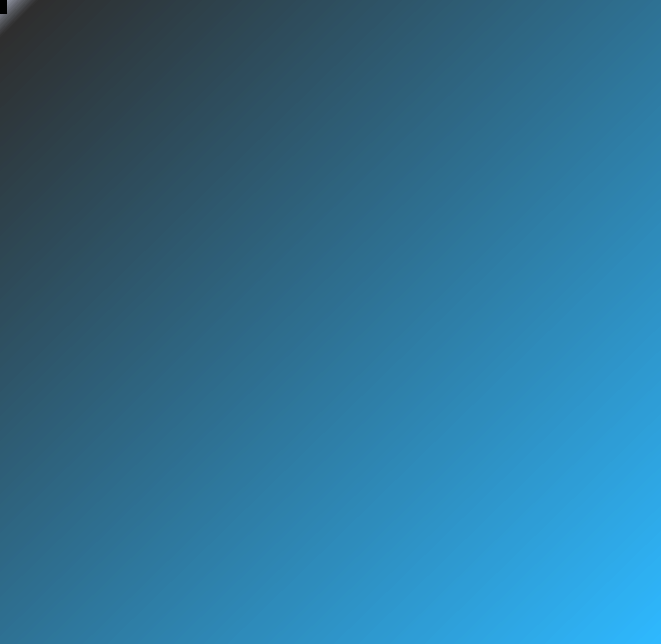
<?xml version="1.0" encoding="UTF-8"?>
<ui version="4.0">
 <class>Main</class>
 <widget class="QMainWindow" name="Main">
  <property name="windowModality">
   <enum>Qt::ApplicationModal</enum>
  </property>
  <property name="geometry">
   <rect>
    <x>0</x>
    <y>0</y>
    <width>661</width>
    <height>644</height>
   </rect>
  </property>
  <property name="sizePolicy">
   <sizepolicy hsizetype="Fixed" vsizetype="Fixed">
    <horstretch>0</horstretch>
    <verstretch>0</verstretch>
   </sizepolicy>
  </property>
  <property name="minimumSize">
   <size>
    <width>0</width>
    <height>0</height>
   </size>
  </property>
  <property name="windowTitle">
   <string>RDP_CLIENT</string>
  </property>
  <property name="windowIcon">
   <iconset>
    <normaloff>../Resources/icon.ico</normaloff>../Resources/icon.ico</iconset>
  </property>
  <property name="autoFillBackground">
   <bool>false</bool>
  </property>
  <property name="styleSheet">
   <string notr="true">QMainWindow {	
	background-color:  qlineargradient(spread:reflect, x1:0, y1:0, x2:1, y2:1, stop:0 rgba(0, 17, 82, 40), stop:0.0298507 rgba(0, 0, 0, 147), stop:1 rgba(0, 169, 255, 147));
}

QStackedWidget, QScrollArea {
	background-color: transparent;
}

QPushButton {
	margin:0% 25%;
	height: 50px;
	background-color: rgb(70, 175, 255);
	border: none;
	border-radius: 5px;
	color: white;
	font: 14pt &quot;Calibri&quot;;
	font-weight: 500;
	width: 100%
}

QPushButton::hover {
	background-color: rgb(58, 147, 255);
}

QPushButton::pressed {
	background-color: rgb(54, 140, 255);
	padding-left: 10px;
	padding-top: 10px;
}

QLabel {
	font: 14pt &quot;Calibri&quot;;
	font-weight: 500;
	margin:0% 25%;
	color: white;
}

QLabel#main_flash {
	background: red;
	padding: 30px;
	border-radius: 5px;
}

QLineEdit {
	height: 50px;
	border-radius: 5px;
	margin:0% 25%;
	padding-left: 10px;
	font: 12pt &quot;Calibri&quot;;
}


QScrollBar {
	border: none;
	background: none;
	width: 24px
}

QDialog {
	background: white
}

</string>
  </property>
  <widget class="QWidget" name="centralwidget">
   <property name="styleSheet">
    <string notr="true"/>
   </property>
   <layout class="QVBoxLayout" name="verticalLayout_6">
    <property name="leftMargin">
     <number>0</number>
    </property>
    <property name="topMargin">
     <number>0</number>
    </property>
    <property name="rightMargin">
     <number>0</number>
    </property>
    <property name="bottomMargin">
     <number>0</number>
    </property>
    <item>
     <widget class="QStackedWidget" name="views">
      <property name="autoFillBackground">
       <bool>false</bool>
      </property>
      <property name="styleSheet">
       <string notr="true"/>
      </property>
      <property name="currentIndex">
       <number>2</number>
      </property>
      <widget class="QWidget" name="main_page">
       <layout class="QVBoxLayout" name="verticalLayout">
        <item>
         <widget class="QLabel" name="label_3">
          <property name="font">
           <font>
            <family>Calibri</family>
            <pointsize>100</pointsize>
            <weight>99</weight>
            <italic>false</italic>
            <bold>true</bold>
           </font>
          </property>
          <property name="styleSheet">
           <string notr="true">font-size: 100pt;
font-weight: 900;
</string>
          </property>
          <property name="text">
           <string>JpRDP</string>
          </property>
          <property name="alignment">
           <set>Qt::AlignCenter</set>
          </property>
         </widget>
        </item>
        <item>
         <spacer name="verticalSpacer_7">
          <property name="orientation">
           <enum>Qt::Vertical</enum>
          </property>
          <property name="sizeType">
           <enum>QSizePolicy::Preferred</enum>
          </property>
          <property name="sizeHint" stdset="0">
           <size>
            <width>20</width>
            <height>20</height>
           </size>
          </property>
         </spacer>
        </item>
        <item>
         <widget class="QLabel" name="main_flash">
          <property name="text">
           <string/>
          </property>
          <property name="alignment">
           <set>Qt::AlignCenter</set>
          </property>
          <property name="wordWrap">
           <bool>true</bool>
          </property>
         </widget>
        </item>
        <item>
         <spacer name="verticalSpacer_10">
          <property name="orientation">
           <enum>Qt::Vertical</enum>
          </property>
          <property name="sizeHint" stdset="0">
           <size>
            <width>20</width>
            <height>40</height>
           </size>
          </property>
         </spacer>
        </item>
        <item>
         <spacer name="verticalSpacer_6">
          <property name="orientation">
           <enum>Qt::Vertical</enum>
          </property>
          <property name="sizeType">
           <enum>QSizePolicy::Preferred</enum>
          </property>
          <property name="sizeHint" stdset="0">
           <size>
            <width>20</width>
            <height>20</height>
           </size>
          </property>
         </spacer>
        </item>
        <item>
         <layout class="QVBoxLayout" name="verticalLayout_4">
          <item>
           <spacer name="verticalSpacer_5">
            <property name="orientation">
             <enum>Qt::Vertical</enum>
            </property>
            <property name="sizeType">
             <enum>QSizePolicy::Preferred</enum>
            </property>
            <property name="sizeHint" stdset="0">
             <size>
              <width>20</width>
              <height>40</height>
             </size>
            </property>
           </spacer>
          </item>
          <item>
           <widget class="QLabel" name="label_2">
            <property name="text">
             <string>Enter connection URL</string>
            </property>
           </widget>
          </item>
          <item>
           <widget class="QLineEdit" name="url">
            <property name="placeholderText">
             <string>Enter URL e.g http://10.22.33.2:8000</string>
            </property>
           </widget>
          </item>
          <item>
           <spacer name="verticalSpacer">
            <property name="orientation">
             <enum>Qt::Vertical</enum>
            </property>
            <property name="sizeType">
             <enum>QSizePolicy::Preferred</enum>
            </property>
            <property name="sizeHint" stdset="0">
             <size>
              <width>20</width>
              <height>30</height>
             </size>
            </property>
           </spacer>
          </item>
         </layout>
        </item>
        <item>
         <layout class="QVBoxLayout" name="verticalLayout_3">
          <item>
           <widget class="QLabel" name="label">
            <property name="contextMenuPolicy">
             <enum>Qt::DefaultContextMenu</enum>
            </property>
            <property name="text">
             <string>Enter Unique Identifier</string>
            </property>
           </widget>
          </item>
          <item>
           <widget class="QLineEdit" name="uid">
            <property name="placeholderText">
             <string>Enter a unique identifier e.g kyle</string>
            </property>
           </widget>
          </item>
          <item>
           <spacer name="verticalSpacer_4">
            <property name="orientation">
             <enum>Qt::Vertical</enum>
            </property>
            <property name="sizeType">
             <enum>QSizePolicy::Preferred</enum>
            </property>
            <property name="sizeHint" stdset="0">
             <size>
              <width>20</width>
              <height>40</height>
             </size>
            </property>
           </spacer>
          </item>
         </layout>
        </item>
        <item>
         <spacer name="verticalSpacer_3">
          <property name="orientation">
           <enum>Qt::Vertical</enum>
          </property>
          <property name="sizeType">
           <enum>QSizePolicy::Preferred</enum>
          </property>
          <property name="sizeHint" stdset="0">
           <size>
            <width>20</width>
            <height>30</height>
           </size>
          </property>
         </spacer>
        </item>
        <item>
         <widget class="QPushButton" name="btn_submit">
          <property name="cursor">
           <cursorShape>OpenHandCursor</cursorShape>
          </property>
          <property name="styleSheet">
           <string notr="true"/>
          </property>
          <property name="text">
           <string>Connect</string>
          </property>
         </widget>
        </item>
        <item>
         <spacer name="verticalSpacer_2">
          <property name="orientation">
           <enum>Qt::Vertical</enum>
          </property>
          <property name="sizeType">
           <enum>QSizePolicy::Preferred</enum>
          </property>
          <property name="sizeHint" stdset="0">
           <size>
            <width>20</width>
            <height>40</height>
           </size>
          </property>
         </spacer>
        </item>
       </layout>
      </widget>
      <widget class="QWidget" name="users_page">
       <property name="styleSheet">
        <string notr="true">background-color: transparent;</string>
       </property>
       <layout class="QVBoxLayout" name="verticalLayout_5">
        <item>
         <widget class="QWidget" name="user_null" native="true">
          <property name="styleSheet">
           <string notr="true">background: transparent;</string>
          </property>
          <layout class="QVBoxLayout" name="verticalLayout_7">
           <item>
            <spacer name="verticalSpacer_8">
             <property name="orientation">
              <enum>Qt::Vertical</enum>
             </property>
             <property name="sizeHint" stdset="0">
              <size>
               <width>20</width>
               <height>40</height>
              </size>
             </property>
            </spacer>
           </item>
           <item>
            <layout class="QVBoxLayout" name="vertical_layout">
             <property name="sizeConstraint">
              <enum>QLayout::SetDefaultConstraint</enum>
             </property>
             <property name="leftMargin">
              <number>0</number>
             </property>
             <property name="rightMargin">
              <number>0</number>
             </property>
             <item>
              <layout class="QHBoxLayout" name="horizontalLayout">
               <item>
                <spacer name="horizontalSpacer_2">
                 <property name="orientation">
                  <enum>Qt::Horizontal</enum>
                 </property>
                 <property name="sizeHint" stdset="0">
                  <size>
                   <width>40</width>
                   <height>20</height>
                  </size>
                 </property>
                </spacer>
               </item>
               <item>
                <layout class="QVBoxLayout" name="user_layout"/>
               </item>
               <item>
                <spacer name="horizontalSpacer">
                 <property name="orientation">
                  <enum>Qt::Horizontal</enum>
                 </property>
                 <property name="sizeHint" stdset="0">
                  <size>
                   <width>40</width>
                   <height>20</height>
                  </size>
                 </property>
                </spacer>
               </item>
              </layout>
             </item>
            </layout>
           </item>
           <item>
            <spacer name="verticalSpacer_9">
             <property name="orientation">
              <enum>Qt::Vertical</enum>
             </property>
             <property name="sizeHint" stdset="0">
              <size>
               <width>20</width>
               <height>40</height>
              </size>
             </property>
            </spacer>
           </item>
          </layout>
         </widget>
        </item>
       </layout>
      </widget>
      <widget class="QWidget" name="rdp_view">
       <property name="sizePolicy">
        <sizepolicy hsizetype="Fixed" vsizetype="Fixed">
         <horstretch>0</horstretch>
         <verstretch>0</verstretch>
        </sizepolicy>
       </property>
       <layout class="QVBoxLayout" name="verticalLayout_2">
        <property name="spacing">
         <number>0</number>
        </property>
        <property name="sizeConstraint">
         <enum>QLayout::SetFixedSize</enum>
        </property>
        <property name="leftMargin">
         <number>0</number>
        </property>
        <property name="topMargin">
         <number>0</number>
        </property>
        <property name="rightMargin">
         <number>0</number>
        </property>
        <property name="bottomMargin">
         <number>0</number>
        </property>
        <item>
         <widget class="QLabel" name="rdp_img">
          <property name="sizePolicy">
           <sizepolicy hsizetype="Preferred" vsizetype="MinimumExpanding">
            <horstretch>0</horstretch>
            <verstretch>0</verstretch>
           </sizepolicy>
          </property>
          <property name="styleSheet">
           <string notr="true">background: black;
margin: 0</string>
          </property>
          <property name="text">
           <string/>
          </property>
          <property name="alignment">
           <set>Qt::AlignCenter</set>
          </property>
         </widget>
        </item>
       </layout>
      </widget>
     </widget>
    </item>
   </layout>
  </widget>
 </widget>
 <resources/>
 <connections/>
</ui>
